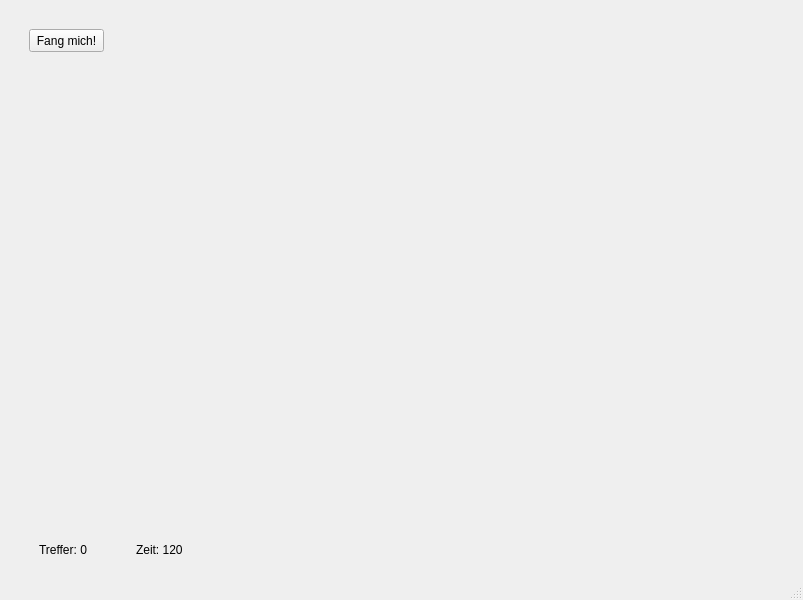
<?xml version="1.0" encoding="UTF-8"?>
<ui version="4.0">
 <class>MainWindow</class>
 <widget class="QMainWindow" name="MainWindow">
  <property name="geometry">
   <rect>
    <x>0</x>
    <y>0</y>
    <width>803</width>
    <height>600</height>
   </rect>
  </property>
  <property name="windowTitle">
   <string>Fangspiel</string>
  </property>
  <widget class="QWidget" name="centralwidget">
   <layout class="QVBoxLayout" name="verticalLayout_2">
    <item>
     <layout class="QVBoxLayout" name="verticalLayout" stretch="9,1">
      <item>
       <widget class="QWidget" name="spiel_bereich" native="true">
        <widget class="QPushButton" name="fang_button">
         <property name="geometry">
          <rect>
           <x>20</x>
           <y>20</y>
           <width>75</width>
           <height>23</height>
          </rect>
         </property>
         <property name="text">
          <string>Fang mich!</string>
         </property>
        </widget>
       </widget>
      </item>
      <item>
       <widget class="QWidget" name="status_zeile" native="true">
        <property name="minimumSize">
         <size>
          <width>0</width>
          <height>100</height>
         </size>
        </property>
        <widget class="QWidget" name="">
         <property name="geometry">
          <rect>
           <x>30</x>
           <y>70</y>
           <width>144</width>
           <height>22</height>
          </rect>
         </property>
         <layout class="QHBoxLayout" name="horizontalLayout" stretch="1,9,1">
          <item>
           <widget class="QLabel" name="treffer_label">
            <property name="text">
             <string>Treffer: 0</string>
            </property>
           </widget>
          </item>
          <item>
           <spacer name="horizontalSpacer">
            <property name="orientation">
             <enum>Qt::Horizontal</enum>
            </property>
            <property name="sizeHint" stdset="0">
             <size>
              <width>40</width>
              <height>20</height>
             </size>
            </property>
           </spacer>
          </item>
          <item>
           <widget class="QLabel" name="zeit_label">
            <property name="text">
             <string>Zeit: 120</string>
            </property>
           </widget>
          </item>
         </layout>
        </widget>
       </widget>
      </item>
     </layout>
    </item>
   </layout>
  </widget>
  <widget class="QMenuBar" name="menubar">
   <property name="geometry">
    <rect>
     <x>0</x>
     <y>0</y>
     <width>803</width>
     <height>21</height>
    </rect>
   </property>
  </widget>
  <widget class="QStatusBar" name="statusbar"/>
 </widget>
 <resources/>
 <connections/>
</ui>
